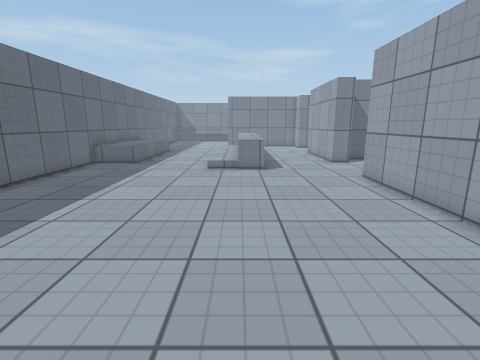
[1] (above)

21 first-person views from a walk through a 3-D level made in the Unity game engine. The camera is 1.25 m above the floor, tilts 12° down and sees 85° across. Doors are open. The floor is counted in squares, 0.55 m on a side. Each view is taken from the middle of a square. On the plan, view 1 faces up. The plan holds only what a view shows up to about 17 squares ahead; the rest is blank. The player character is not drawn. Surface patterns are stand-ins for the level's own textures.

[2]
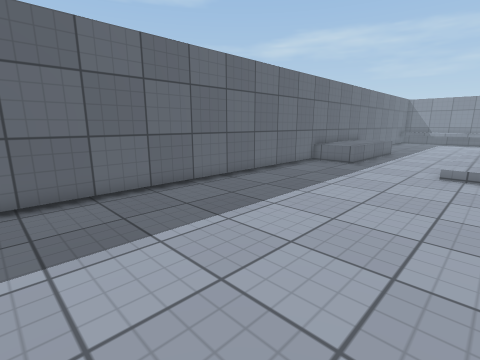

[3]
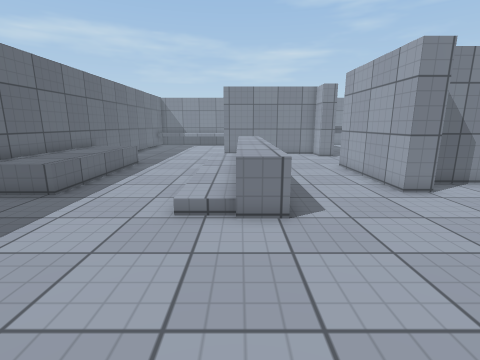

[4]
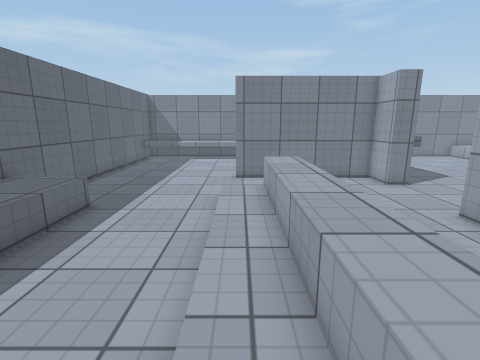

[5]
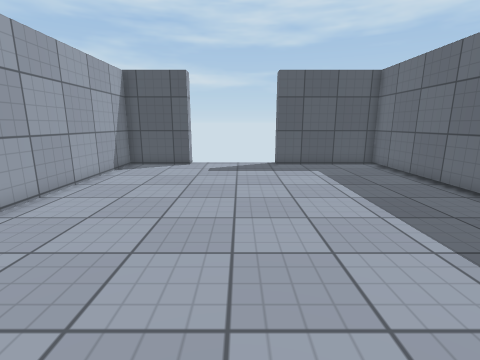

[6]
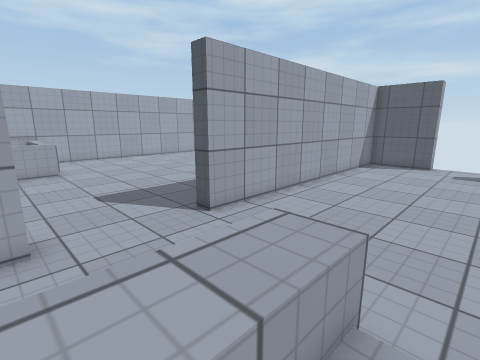

[7]
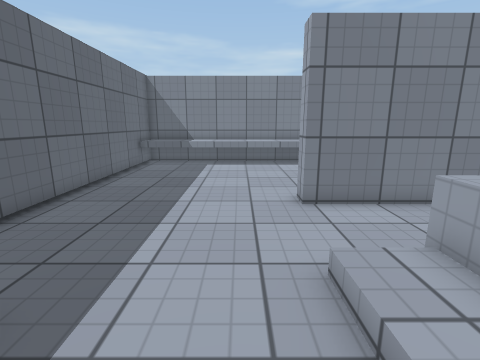

[8]
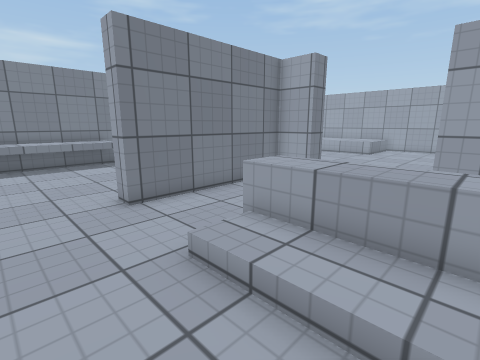

[9]
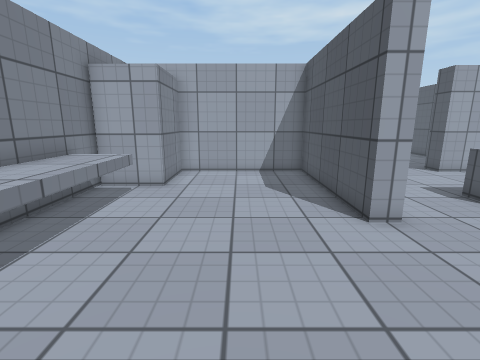

[10]
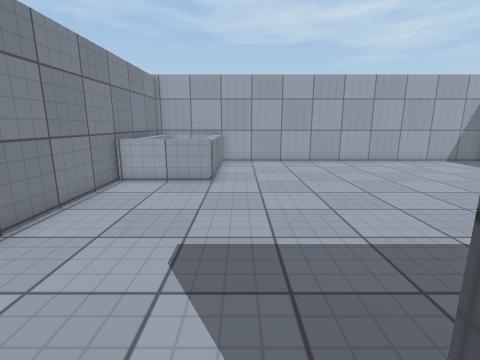

[11]
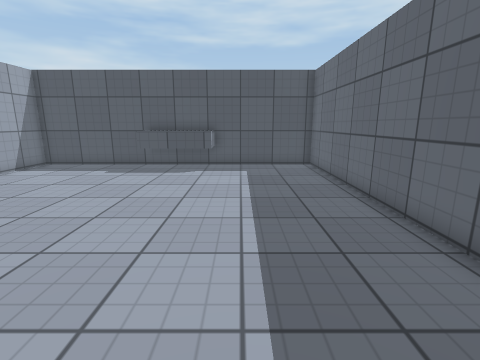

[12]
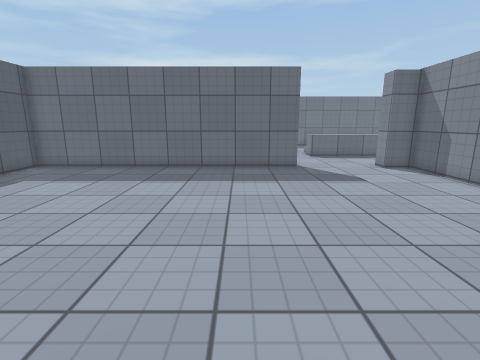

[13]
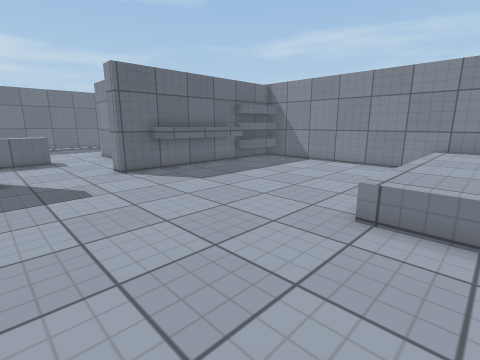

[14]
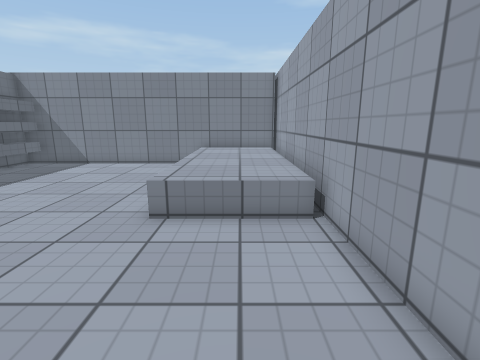

[15]
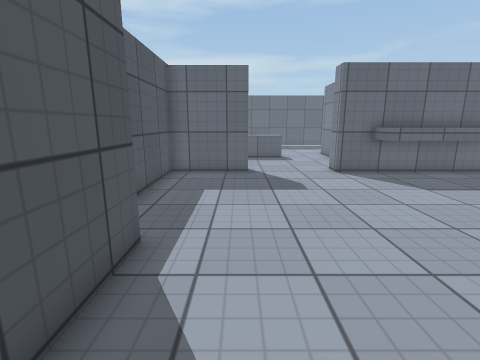

[16]
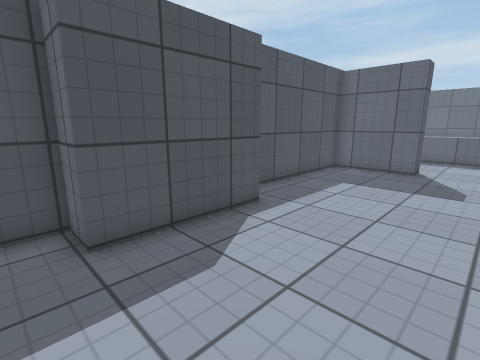

[17]
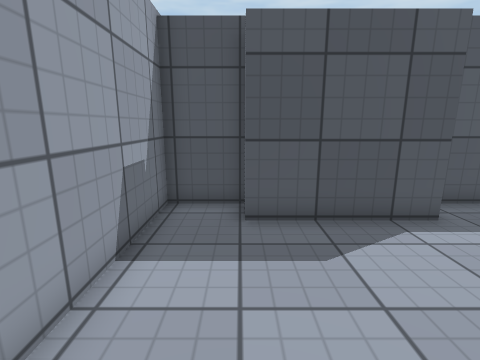

[18]
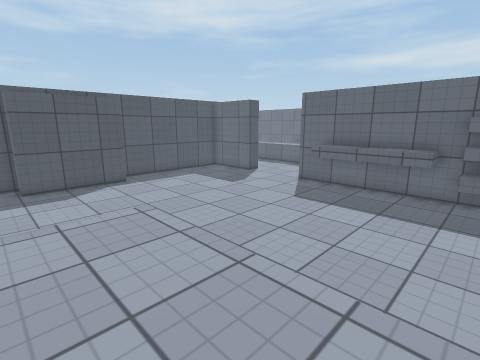

[19]
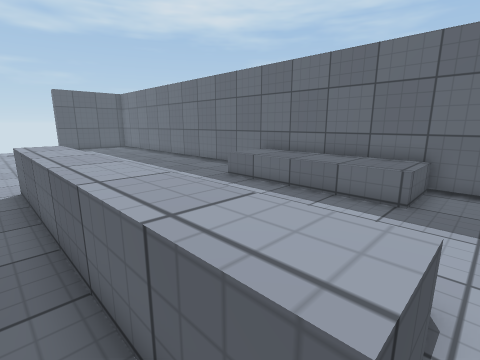

[20]
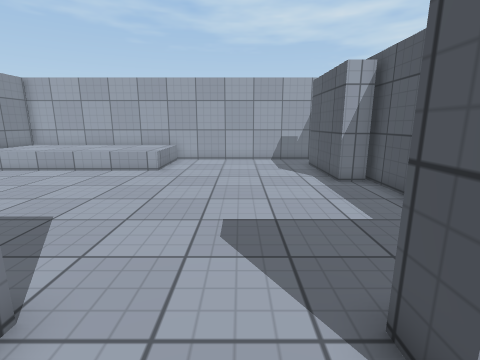

[21]
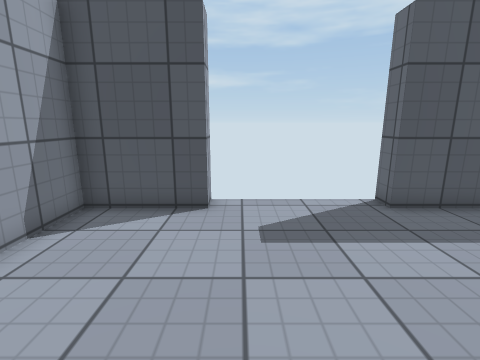

### Floor plan
Key: @ floor where view 1 was taken; # wall or solid block; . main floor; : floor 0.25 m higher than the main floor; + floor 0.5 m higher than the main floor; / step, stairs or slope; D open door; = window, fence, low wall or low ledge; ^ raised ledge.
Columns run from 9 left of view 1 to 21 right of it. Each row starts with its distance up from view 1.
 36 #^^^^^^^^^^##   ###############
 35 #^^^^^^^^^^ #   ##......../+++#
 34 #=......... ######......../+++#
 33 # .............###......../+++#
 32 #..............#^^......../+++#
 31 #..............#^^......../+++#
 30 #..............#^^......../+++#
 29 #..............#^^......../+++#
 28 #.......########^^......../+++#
 27 #.......########^^........////#
 26 #..............D#.............#
 25 #..............D..............#
 24 #........^^....D..............#
 23 # ......:^^....D..............#
 22 #^^^....:^^....D..............#
 21 #^^^....:^^...###.............#
 20 #^^^....:^^... # .............#
 19 #^^^....:^^... # ......######.#
 18 #^^^....:^^... ################
 17 #^^^....:^^... ################
 16 #^^^....:^^...###.......=  ^^^#
 15 #^^.....:^^....D........=     #
 14 # ......:^^....D........== ===#
 13 #........^^....D........======#
 12 #..............D..............#
 11 #.............#D..............#
 10 #.............##..............#
  9 #.............##..............#
  8 #.............##..............#
  7 #.............##..............#
  6 #.............##..............#
  5 #.............##..............#
  4 #.............##..............#
  3 #.............##..............#
  2 # ............##..............#
  1  #............##..............#
  0  #.......@....##..............#
 -1  #............##.....^^^^.....#
 -2  #............##.....^  ^.....#
 -3  ######....####################
 -4       DDDDD#

Positions as (right, up) in squares from view 1, and headings:
1: (0, 0), facing up
2: (0, 0), facing up-left
3: (0, 7), facing up
4: (-1, 14), facing up
5: (-1, 12), facing down
6: (-1, 16), facing down-right
7: (-3, 20), facing up
8: (-4, 20), facing up-right
9: (-7, 31), facing right
10: (5, 12), facing right
11: (10, 12), facing down
12: (20, 8), facing left
13: (19, 21), facing up-left
14: (19, 21), facing up
15: (19, 21), facing left
16: (20, 24), facing down-left
17: (19, 25), facing down
18: (20, 34), facing down-left
19: (2, 24), facing down-left
20: (4, 23), facing right
21: (1, 4), facing down
